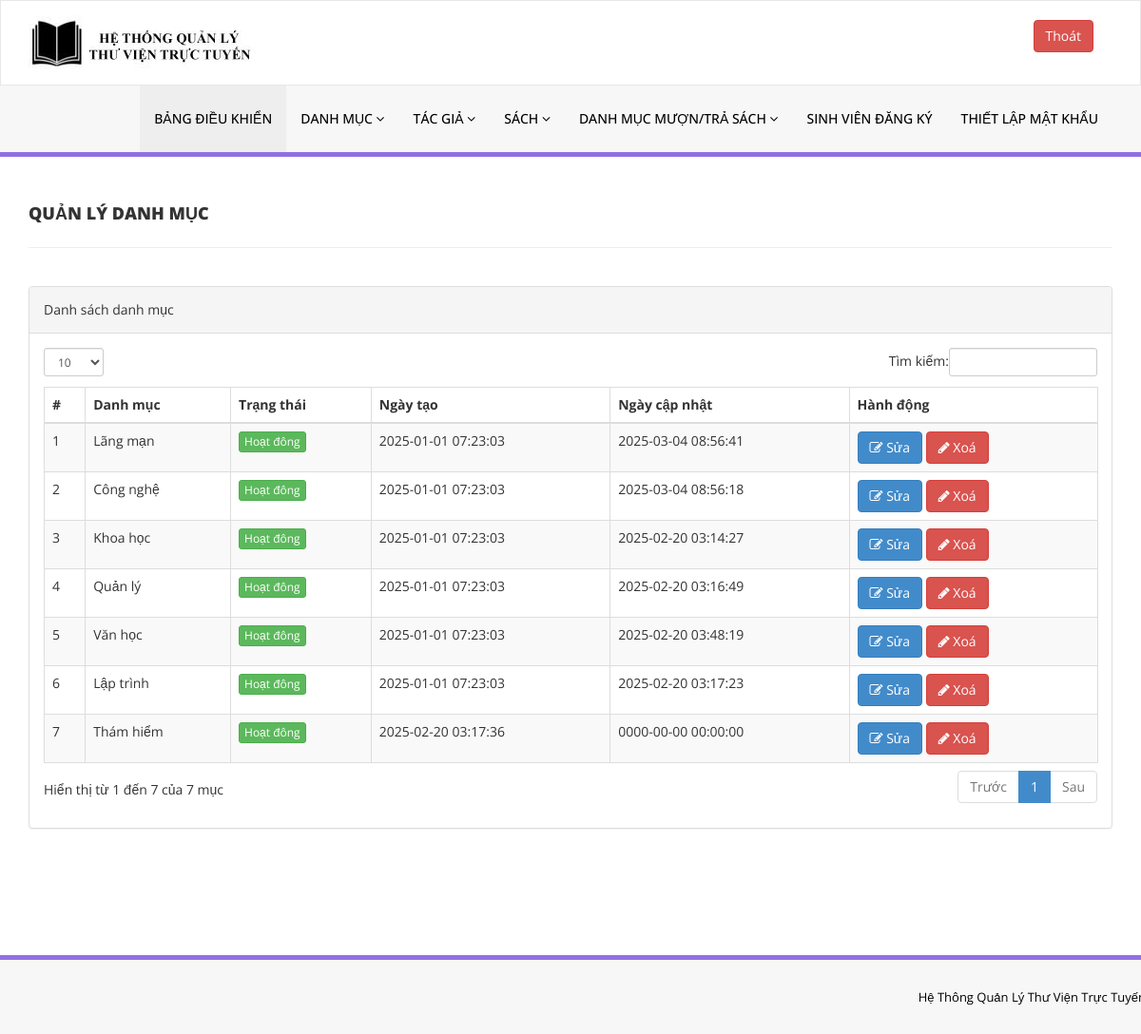
Page /library/admin/manage-categories.php (signed in) on the committed database.
### tables this page shows
CREATE TABLE `tblcategory` (
  `id` int(11) NOT NULL,
  `CategoryName` varchar(150) DEFAULT NULL,
  `Status` int(1) DEFAULT NULL,
  `CreationDate` timestamp NULL DEFAULT current_timestamp(),
  `UpdationDate` timestamp NULL DEFAULT '0000-00-00 00:00:00' ON UPDATE current_timestamp()
);

### library/admin/manage-categories.php (the view, shortened to what this page needs)
<?php
include('includes/config.php');
if(strlen($_SESSION['alogin'])==0)
    {
header('location:index.php');
}
else{
    ?>
<!DOCTYPE html>
<html xmlns="http://www.w3.org/1999/xhtml">
<head>
    <link href="assets/css/bootstrap.css" rel="stylesheet" />
    <link href="assets/css/font-awesome.css" rel="stylesheet" />
    <link href="assets/js/dataTables/dataTables.bootstrap.css" rel="stylesheet" />
    <link href="assets/css/style.css" rel="stylesheet" />
</head>
<body>
<?php include('includes/header.php');?>
    <div class="content-wrapper">
         <div class="container">
        <div class="row pad-botm">
            <div class="col-md-12">
                <h4 class="header-line">QUẢN LÝ DANH MỤC</h4>
    </div>
     <div class="row">
</div>
        </div>
            <div class="row">
                <div class="col-md-12">
                    <div class="panel panel-default">
                        <div class="panel-heading">
                           Danh sách danh mục
                        </div>
                        <div class="panel-body">
                            <div class="table-responsive">
                                <table class="table table-striped table-bordered table-hover" id="dataTables-example">
                                    <thead>
                                        <tr>
                                            <th>#</th>
                                            <th>Danh mục</th>
                                            <th>Trạng thái</th>
                                            <th>Ngày tạo</th>
                                            <th>Ngày cập nhật</th>
                                            <th>Hành động</th>
                                        </tr>
                                    </thead>
                                    <tbody>
<?php $sql = "SELECT * from  tblcategory";
$query = $dbh -> prepare($sql);
$query->execute();
$results=$query->fetchAll(PDO::FETCH_OBJ);
$cnt=1;
if($query->rowCount() > 0)
{
foreach($results as $result)
{               ?>
                                        <tr class="odd gradeX">
                                            <td class="center"><?php echo htmlentities($cnt);?></td>
                                            <td class="center"><?php echo htmlentities($result->CategoryName);?></td>
                                            <td class="center"><?php if($result->Status==1) {?>
                                            <a href="#" class="btn btn-success btn-xs">Hoạt đông</a>
                                            <?php } else {?>
                                            <a href="#" class="btn btn-danger btn-xs">Không hoạt động</a>
                                            <?php } ?></td>
                                            <td class="center"><?php echo htmlentities($result->CreationDate);?></td>
                                            <td class="center"><?php echo htmlentities($result->UpdationDate);?></td>
                                            <td class="center">
                                            <a href="edit-category.php?catid=<?php echo htmlentities($result->id);?>"><button class="btn btn-primary"><i class="fa fa-edit "></i> Sửa</button>
                                          <a href="manage-categories.php?del=<?php echo htmlentities($result->id);?>" onclick="return confirm('Bạn có chắc chắn muốn xóa không?');">  <button class="btn btn-danger"><i class="fa fa-pencil"></i> Xoá</button>
                                            </td>
                                        </tr>
 <?php $cnt=$cnt+1;}} ?>
                                    </tbody>
                                </table>
                            </div>
                        </div>
                    </div>
                </div>
            </div>
    </div>
    </div>
  <?php include('includes/footer.php');?>
</body>
</html>
<?php } ?>

### library/admin/assets/css/style.css (style rules this page uses)
.content-wrapper { margin-top: 40px; min-height:800px; padding-bottom:90px; }
.header-line { font-weight:900; padding-bottom:25px; border-bottom:1px solid #eeeeee; text-transform:uppercase; }
.pad-botm { padding-bottom:30px; }

### rows in the picture
tblcategory: CategoryName "Lãng mạn", Status "Hoạt đông", CreationDate "2025-01-01 07:23:03", UpdationDate "2025-03-04 08:56:41"
tblcategory: CategoryName "Công nghệ", Status "Hoạt đông", CreationDate "2025-01-01 07:23:03", UpdationDate "2025-03-04 08:56:18"
tblcategory: CategoryName "Khoa học", Status "Hoạt đông", CreationDate "2025-01-01 07:23:03", UpdationDate "2025-02-20 03:14:27"
tblcategory: CategoryName "Quản lý", Status "Hoạt đông", CreationDate "2025-01-01 07:23:03", UpdationDate "2025-02-20 03:16:49"
tblcategory: CategoryName "Văn học", Status "Hoạt đông", CreationDate "2025-01-01 07:23:03", UpdationDate "2025-02-20 03:48:19"
tblcategory: CategoryName "Lập trình", Status "Hoạt đông", CreationDate "2025-01-01 07:23:03", UpdationDate "2025-02-20 03:17:23"
tblcategory: CategoryName "Thám hiểm", Status "Hoạt đông", CreationDate "2025-02-20 03:17:36", UpdationDate "0000-00-00 00:00:00"
